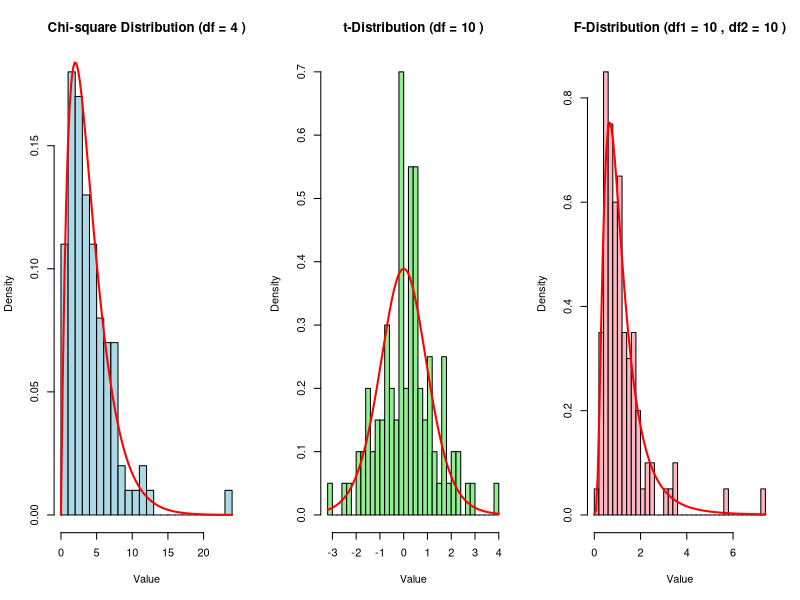

Here is the R script that generated this plot:
n = 100
df_chi = 4
df_t = 10   
df1 = 10     
df2 = 10   

chi_samples = rchisq(n, df = df_chi)
t_samples = rt(n, df = df_t)
f_samples = rf(n, df1 = df1, df2 = df2)

par(mfrow = c(1, 3))  

#chi
hist(chi_samples, 
     breaks = 30,
     main = paste("Chi-square Distribution (df =", df_chi, ")"),
     xlab = "Value",
     col = "lightblue",
     probability = TRUE)
curve(dchisq(x, df = df_chi), 
      add = TRUE, 
      col = "red", 
      lwd = 2)
#t
hist(t_samples,
     breaks = 30,
     main = paste("t-Distribution (df =", df_t, ")"),
     xlab = "Value",
     col = "lightgreen",
     probability = TRUE)
curve(dt(x, df = df_t), 
      add = TRUE, 
      col = "red", 
      lwd = 2)
#f
hist(f_samples,
     breaks = 30,
     main = paste("F-Distribution (df1 =", df1, ", df2 =", df2, ")"),
     xlab = "Value",
     col = "lightpink",
     probability = TRUE)
curve(df(x, df1 = df1, df2 = df2), 
      add = TRUE, 
      col = "red", 
      lwd = 2)
